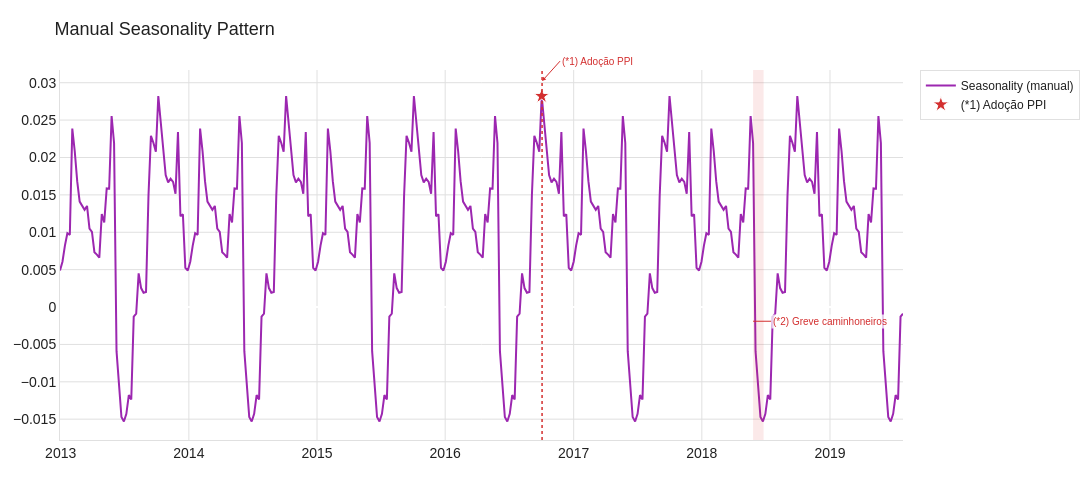

Notebook cell for this chart:
### Code cell
seasonal_pattern = [train_scaled_sr_es.iloc[i::period].mean() for i in range(period)]
train_scaled_seasonality = [
    seasonal_pattern[i % period] for i in range(len(train_scaled_sr_es))
]
train_scaled_seasonality = pd.Series(
    train_scaled_seasonality, index=train_scaled_sr_es.index
)

plot_series(
    (train_scaled_seasonality, "Seasonality (manual)", PPT_COLORS["season"]),
    title="Manual Seasonality Pattern",
    save_name="08_seasonality_manual",
)

### Figure 1 — Plotly figure (JSON) as saved in the notebook; plotly's stock layout.template omitted (floating-point values rounded to 4 significant figures; data arrays with more than 128 entries replaced by an {"elided": "..."} marker saying what was removed)
{"data": [{"line": {"color": "#9C27B0", "width": 2}, "mode": "lines", "name": "Seasonality (manual)", "type": "scatter", "x": {"elided": "344 str values"}, "y": {"elided": "344 float values"}}, {"hoverinfo": "text", "hovertext": "Out/2016 — Petrobras adota PPI (Preço de Paridade de Importação): preços passam a seguir Brent + câmbio", "marker": {"color": "#D32F2F", "line": {"color": "white", "width": 1}, "size": 12, "symbol": "star"}, "mode": "markers", "name": "(*1) Adoção PPI", "showlegend": true, "type": "scatter", "x": ["2016-10-02T00:00:00"], "y": [0.02822]}], "layout": {"annotations": [{"arrowcolor": "#D32F2F", "arrowhead": 2, "arrowsize": 0.8, "arrowwidth": 1, "ax": 18, "ay": -20, "bgcolor": "rgba(255,255,255,0.75)", "font": {"color": "#D32F2F", "size": 10}, "hovertext": "Out/2016 — Petrobras adota PPI (Preço de Paridade de Importação): preços passam a seguir Brent + câmbio", "showarrow": true, "text": "(*1) Adoção PPI", "x": "2016-10-03T00:00:00", "xanchor": "left", "xref": "x", "y": 0.97, "yref": "paper"}, {"arrowcolor": "#D32F2F", "arrowhead": 0, "arrowwidth": 1, "ax": 18, "ay": 0, "bgcolor": "rgba(255,255,255,0.75)", "font": {"color": "#D32F2F", "size": 10}, "hovertext": "27/05–26/06/2018 — Greve dos caminhoneiros: vendas de diesel reduziram ~30%", "showarrow": true, "text": "(*2) Greve caminhoneiros", "x": "2018-05-27T00:00:00", "xanchor": "left", "xref": "x", "y": 0.321, "yref": "paper"}], "font": {"color": "#212121", "family": "Arial", "size": 14}, "height": 500, "legend": {"bgcolor": "rgba(255,255,255,0.9)", "bordercolor": "#E0E0E0", "borderwidth": 1, "font": {"size": 12}}, "margin": {"b": 60, "l": 60, "r": 40, "t": 70}, "paper_bgcolor": "#FFFFFF", "plot_bgcolor": "#FFFFFF", "shapes": [{"line": {"color": "#D32F2F", "dash": "dot", "width": 1.5}, "type": "line", "x0": "2016-10-03T00:00:00", "x1": "2016-10-03T00:00:00", "xref": "x", "y0": 0, "y1": 1, "yref": "paper"}, {"fillcolor": "rgba(211,47,47,0.10)", "line": {"width": 0}, "type": "rect", "x0": "2018-05-27T00:00:00", "x1": "2018-06-26T00:00:00", "xref": "x", "y0": 0, "y1": 1, "yref": "paper"}], "title": {"font": {"color": "#212121", "size": 18}, "text": "Manual Seasonality Pattern"}, "width": 1200, "xaxis": {"gridcolor": "#E0E0E0", "linecolor": "#E0E0E0", "showgrid": true}, "yaxis": {"gridcolor": "#E0E0E0", "linecolor": "#E0E0E0", "showgrid": true}}}
